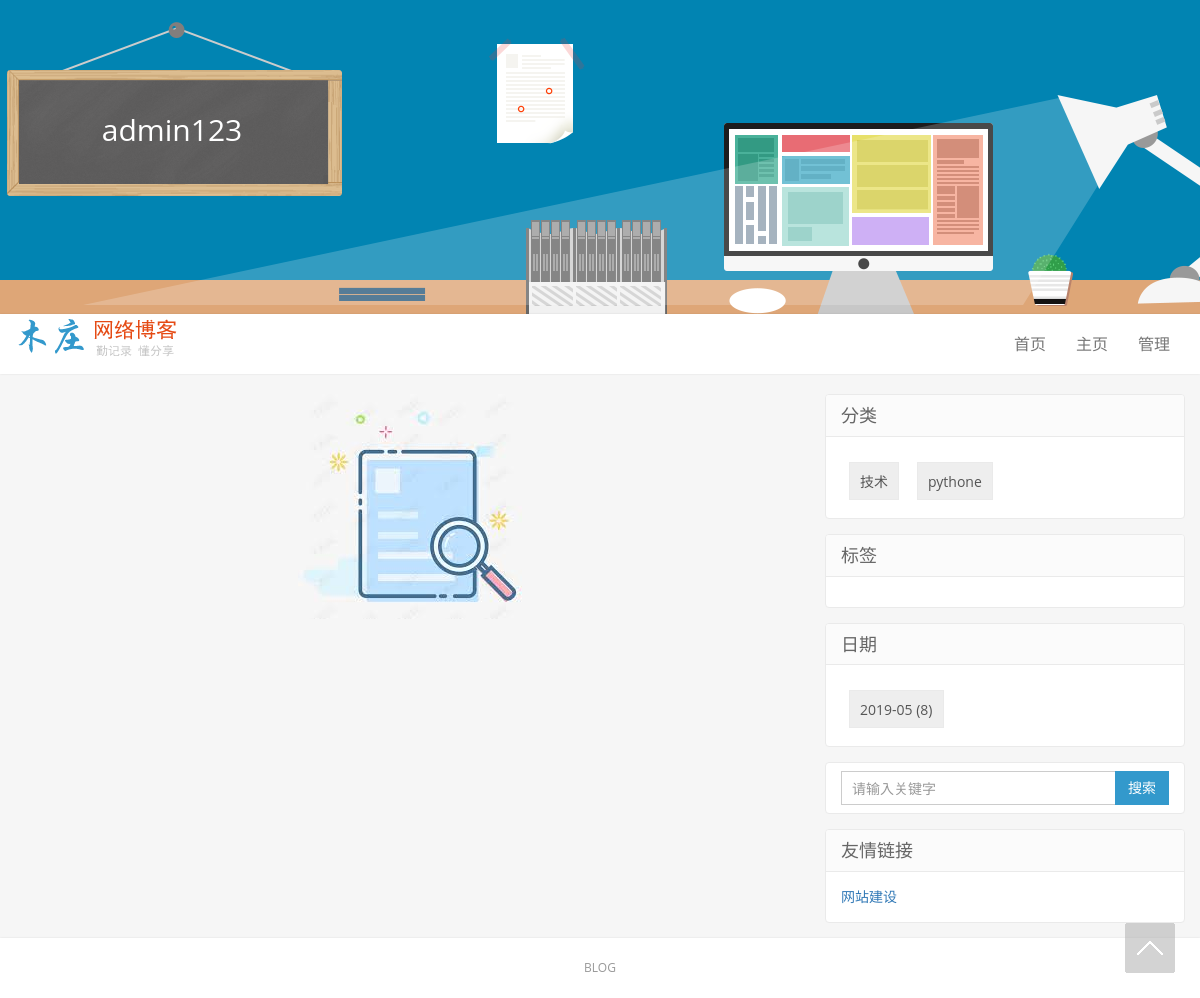
The page /chengyu/category/2 on the database as committed earlier.
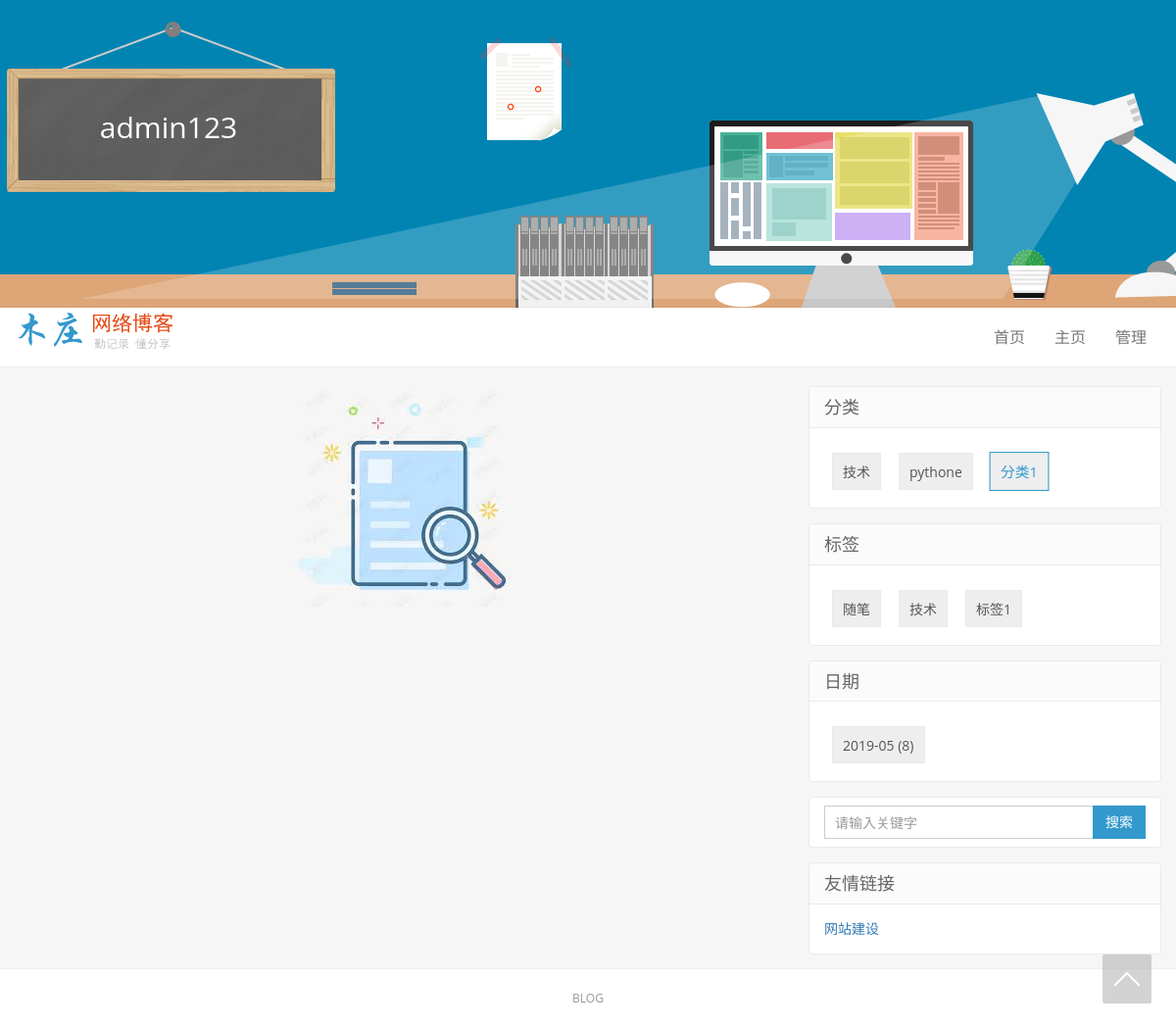
The same page on the database as committed later.
### repository/models.py (models this page shows, shortened)
class Blog(models.Model):
    nid = models.BigAutoField(primary_key=True)
    title = models.CharField(verbose_name='个人博客标题', max_length=64)
    site = models.CharField(verbose_name='个人博客前缀', max_length=32, unique=True)
    theme = models.CharField(verbose_name='博客主题', max_length=32, null=True, blank=True)
    user = models.OneToOneField(to='UserInfo', to_field='nid')
    def __str__(self):
        return self.title

class UserInfo(models.Model):
    nid = models.BigAutoField(primary_key=True)
    username = models.CharField(verbose_name='用户名', max_length=32, unique=True)
    password = models.CharField(
        verbose_name='密码',
        max_length=64,
        validators=[
            RegexValidator(regex='^(?=.*[0-9])(?=.*[a-zA-Z])(?=.*[!@#$\%\^\&\*\(\)])[0-9a-zA-Z!@#$\%\^\&\*\(\)]{8,32}$',
                           message='密码必须包含数字，字母、特殊字符')
        ])
    nickname = models.CharField(verbose_name='昵称', max_length=64, null=True, blank=True)
    email = models.EmailField(verbose_name='邮箱', unique=True)
    avatar = models.ImageField(verbose_name='头像', upload_to='static/avatar', null=True, blank=True)
    creat_time = models.DateTimeField(verbose_name='创建时间', auto_now_add=True)
    fans = models.ManyToManyField(
        verbose_name='粉丝们',
        to='UserInfo',
        through='UserFans',
        related_name='f',
        through_fields=('user', 'follower')
    )

class Category(models.Model):
    nid = models.AutoField(primary_key=True)
    title = models.CharField(verbose_name='分类标题', max_length=32)
    blog = models.ForeignKey(verbose_name='所属博客', to='Blog', to_field='nid')

class Article(models.Model):
    nid = models.BigAutoField(primary_key=True)
    title = models.CharField(verbose_name='文章标题', max_length=128)
    summary = models.CharField(verbose_name='文章简介', max_length=128)
    read_count = models.IntegerField(default=0)
    comment_count = models.IntegerField(default=0)
    up_count = models.IntegerField(default=0)
    down_count = models.IntegerField(default=0)
    create_time = models.DateTimeField(verbose_name='创建时间', auto_now_add=True)
    blog = models.ForeignKey(verbose_name='所属博客', to='Blog', to_field='nid')
    category = models.ForeignKey(verbose_name='文章类型', to='Category', to_field='nid', null=True)
    type_choices = [
        (1, 'Python'),
        (2, 'Linux'),
        (3, '哈哈'),
        (4, '嘿嘿'),
    ]
    article_type_id = models.IntegerField(choices=type_choices, default=None)
    tags = models.ManyToManyField(
        to='Tag',
        through='Article2Tag',
        through_fields=('article', 'tag')
    )

class Tag(models.Model):
    nid = models.AutoField(primary_key=True)
    title = models.CharField(verbose_name='标签名称', max_length=32)
    blog = models.ForeignKey(verbose_name='所属博客', to='Blog', to_field='nid')

### web/views/home.py (the view)
# urls.py: url(r'^(?P<site>\w+)/(?P<condition>((tag)|(date)|(category)))/(?P<val>\w+-*\w*)$', home.filter_home),
def filter_home(request, site, condition, val):
    print('site', site)
    print('condition', condition)
    print('val', val)
    if site:
        blog = models.Blog.objects.filter(site=site).select_related('user').first()
        print('blog', blog)
        if not blog:
            return redirect('/')
        tag_list = models.Tag.objects.filter(blog=blog)
        category_list = models.Category.objects.filter(blog=blog)
        date_list = models.Article.objects.raw(
            'select nid, count(nid) as num,strftime("%Y-%m",create_time) as ctime from repository_article group by strftime("%Y-%m",create_time)')
        if condition == 'tag':
            article_list = models.Article.objects.filter(tags=val, blog=blog).all()
            print('article_list tag', article_list)
        elif condition == 'category':
            article_list = models.Article.objects.filter(category_id=val, blog=blog).all()
            print('article_list category', article_list)
        elif condition == 'date':
            article_list = models.Article.objects.filter(blog=blog).extra(
                where=['strftime("%%Y-%%m",create_time)=%s'], params=[val, ]).all()
            print('article_list date', article_list)
        else:
            article_list = []
        page_info = Pagination(
            current_page=request.GET.get('page'),
            data_count=article_list.count() if article_list else 0,
            per_page_count=5,
            pager_num=5
        )
        article_list = article_list[page_info.start:page_info.end]
        return render(request=request, template_name='home.html', context={
            'tag_list': tag_list,
            'category_list': category_list,
            'article_list': article_list,
            'date_list': date_list,
            'site': site,
            'page_info': page_info,
            'blog': blog,
            'condition': condition,
            'val_nid': int(val) if val.find('-') == -1 else val
        })
    else:
        return redirect('/')

### utils/pagination.py (called while the page is built)
    @property
    def start(self):
        return (self.current_page - 1) * self.per_page_count

    @property
    def end(self):
        return self.current_page * self.per_page_count

### templates/home.html (shortened to what this page needs)
{% extends 'layout/_layout_home.html' %}
{% load static %}
{% block body %}
    <section class="container">
        <div class="content-wrap">
            <div class="content">
                {% if article_list %}
                    {% for item in article_list %}
                        <article class="excerpt excerpt-1" style="">
                            <header>
                                <a class="cat" href="#" title="{{ item.category.title }}">
                                    {{ item.category.title }}
                                    <i></i>
                                </a>
                                <h2>
                                    <a href="#" title="{{ item.title }}" target="_blank">{{ item.title }}</a>
                                </h2>
                            </header>
                            <p class="meta">
                                <time class="time">
                                    <i class="glyphicon glyphicon-time"></i>
                                    {{ item.create_time|date:"Y-m-d" }}
                                </time>
                                <span class="views"><i
                                        class="glyphicon glyphicon-eye-open"></i> {{ item.read_count }}</span>
                                <a class="comment" href="##comment" title="评论" target="_blank">
                                    <i class="glyphicon glyphicon-comment"></i> {{ item.comment_count }}
                                </a>
                            </p>
                            <p class="note">{{ item.summary }}</p>
                        </article>
                    {% endfor %}
                    <nav class="pagination" style="display: none;">
                        <ul>
                            <li class="prev-page"></li>
                            {% for item in page_count_list %}
                                {% if item == page_info.current_page %}
                                    <li class="active"><span>{{ item }}</span></li>
                                {% else %}
                                    {% if condition and val_nid %}
                                        <li class="next-page">
                                            <a href="/{{ site }}/{{ condition }}/{{ val_nid }}?page={{ item }}">下一页</a>
                                        </li>
                                    {% else %}
                                        <li><a href="{{ site }}?page={{ item }}">{{ item }}</a></li>
                                    {% endif %}
                                {% endif %}
                            {% endfor %}
                            {% if page_info.current_page == page_info.next_page %}
                                <li class="next-page"><a href="">下一页</a></li>
                            {% else %}
                                {% if condition and val_nid %}
                                    <li class="next-page">
                                        <a href="/{{ site }}/{{ condition }}/{{ val_nid }}?page={{ page_info.next_page }}">下一页</a>
                                    </li>
                                {% else %}
                                    <li class="next-page"><a href="{{ site }}?page={{ page_info.next_page }}">下一页</a>
                                    </li>
                                {% endif %}
                            {% endif %}
                            <li><span>共 {{ page_info.total_count }} 页</span></li>
                        </ul>
                    </nav>
                {% else %}
                    <div style="text-align: center;">
                        <img src="{% static '/images/none.jpg' %}" alt="空白背景图">
                    </div>
                {% endif %}
            </div>
        </div>
        <aside class="sidebar">
            <div class="">
                <div class="widget widget_sentence">
                    <h3>分类</h3>
                    <div class="widget-sentence-content">
                        <ul class="plinks ptags">
                            {% for item in category_list %}
                                <li>
                                    {% if val_nid == item.nid and condition == 'category' %}
                                        <a class="active" href="/{{ site }}/category/{{ item.nid }}"
                                           title="{{ item.title }}"
                                           draggable="false">
                                            {{ item.title }}
                                        </a>
                                    {% else %}
                                        <a href="/{{ site }}/category/{{ item.nid }}" title="{{ item.title }}"
                                           draggable="false">
                                            {{ item.title }}
                                        </a>
                                    {% endif %}
                                </li>
                            {% endfor %}
                        </ul>
                    </div>
                </div>
                <div class="widget widget_sentence">
                    <h3>标签</h3>
                    <div class="widget-sentence-content">
                        <ul class="plinks ptags">
                            {% for item in tag_list %}
                                <li>
                                    {% if val_nid == item.nid and condition == 'tag' %}
                                        <a class="active" href="/{{ site }}/tag/{{ item.nid }}"
                                           title="{{ item.title }}"
                                           draggable="false">
                                            {{ item.title }}
                                        </a>
                                    {% else %}
                                        <a href="/{{ site }}/tag/{{ item.nid }}" title="{{ item.title }}"
                                           draggable="false">
                                            {{ item.title }}
                                        </a>
                                    {% endif %}
                                </li>
                            {% endfor %}
                        </ul>
                    </div>
                </div>
                <div class="widget widget_sentence">
                    <h3>日期</h3>
                    <div class="widget-sentence-content">
                        <ul class="plinks ptags">
                            {% for tag in date_list %}
                                <li>
                                    {% if val_nid == tag.ctime and condition == 'date' %}
                                        <a class="active" href="/{{ site }}/date/{{ tag.ctime }}"
                                           title="{{ tag.title }}"
                                           draggable="false">
                                            {{ tag.ctime }} ({{ tag.num }})
                                        </a>
                                    {% else %}
                                        <a href="/{{ site }}/date/{{ tag.ctime }}" title="{{ tag.title }}"
                                           draggable="false">
                                            {{ tag.ctime }} ({{ tag.num }})
                                        </a>
                                    {% endif %}
                                </li>
                            {% endfor %}
                        </ul>
                    </div>
                </div>
                <div class="widget widget_search">
                    <form class="navbar-form" action="/Search" method="post">
                        <div class="input-group">
                            <input type="text" name="keyword" class="form-control" size="35" placeholder="请输入关键字"
                                   maxlength="15" autocomplete="off">
                            <span class="input-group-btn">
                                <button class="btn btn-default btn-search" name="search" type="submit">搜索</button>
                            </span>
                        </div>
                    </form>
                </div>
            </div>
            <div class="widget widget_sentence">
                <h3>友情链接</h3>
                <div class="widget-sentence-link">
                    <a href="#" title="网站建设" target="_blank">网站建设</a>&nbsp;&nbsp;&nbsp;
                </div>
            </div>
        </aside>
    </section>
{% endblock %}

### templates/layout/_layout_home.html (shortened to what this page needs)
<!DOCTYPE html>
{% load static %}
<html lang="en">
<head>
    <link rel="stylesheet" type="text/css" href="{% static '/css/bootstrap.min.css' %}">
    <link rel="stylesheet" type="text/css" href="{% static '/css/nprogress.css' %}">
    <link rel="stylesheet" type="text/css" href="{% static '/css/style.css' %}">
    <link rel="stylesheet" type="text/css" href="{% static '/css/font-awesome.min.css' %}">
    <link rel="stylesheet" type="text/css" href="{% static '/css/cyBlog/home.css' %}">
</head>
<body>
<div class="user-select">
    {% include 'layout/_head_home.html' %}
    {% block body %}{% endblock %}
    {% include 'layout/_footer.html' %}
</div>
</body>
</html>

### templates/layout/_head_home.html (shortened to what this page needs)
{% load static %}
<header class="header">
    <div id="blogTitle">
        <h1><a id="Header1_HeaderTitle" class="headermaintitle" href="">{{ blog.user.username }}</a></h1>
        <h2></h2>
    </div>
    <nav class="navbar navbar-default">
        <div class="container">
            <div class="navbar-header">
                <h1 class="logo hvr-bounce-in"><a href="#" title="博客园"><img
                        src="{% static '/images/201610171329086541.png' %}"
                        alt="博客园"></a></h1>
            </div>
            <div class="collapse navbar-collapse" id="header-navbar">
                <ul class="nav navbar-nav navbar-right">
                    <li><a data-cont="首页" title="首页" href="/">首页</a></li>
                    <li><a data-cont="主页" title="主页" href="/{{ site }}">主页</a></li>
                    <li><a data-cont="管理" title="管理" href="#">管理</a></li>
                </ul>
            </div>
        </div>
    </nav>
</header>

### templates/layout/_footer.html
{% load static %}
<footer class="footer">
    <div class="container">
        blog
    </div>
    <div id="gotop"><a class="gotop"></a></div>
</footer>

### static/css/cyBlog/home.css (style rules this page uses)
#blogTitle { background: url(/static/images/title-yellow.png) no-repeat center 21px; height: 314px; clear: both; max-width: 1200px; margin: 0 auto; position: relative }
#blogTitle h1 { font-size: 30px; width: 310px; height: 100px; line-height: 100px; text-align: center; position: relative; top: 80px; left: 17px; font-weight: normal }
#blogTitle h2 { width: 550px; position: relative; height: 75px; line-height: 180%; font-weight: normal; top: 107px; left: 5px; font-size: 16px }
#blogTitle h1 a, #blogTitle h2 { color: #fff }

Rows that differ between the two databases and show on the page:
added Category: title "分类1"
added Tag: title "随笔"
added Tag: title "技术"
added Tag: title "标签1"
